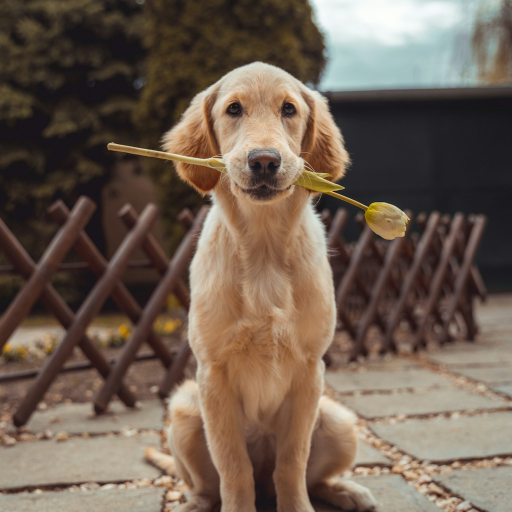
#> input picture assets/puppy-original.jpg, 1024 x 1024 px (shown at 1/2 size)
$ python generate_icons.py
#> lines starting #> are read from the running program, lines starting #| are printed output that depends on the picture; after the words box and inside, x2 and y2 are one past the last pixel; in counts of white or black regions, pixels touching at a corner belong together
#!/usr/bin/env python3
"""
PawPal Icon Generator
将下载的小狗照片转换为应用所需的各种图标尺寸
"""

from PIL import Image, ImageDraw
import os

def create_app_icon(input_path, output_path, size=(1024, 1024)):
    """创建应用图标"""
#> called with input_path = 'assets/puppy-original.jpg', output_path = 'assets/icon.png', size = (1024, 1024)
    print(f"🎨 正在创建应用图标: {output_path}")

    # 打开原图
    img = Image.open(input_path)
#> img is the input picture: PIL image 1024x1024 RGB; mean R, G, B 111.7, 95.1, 81.6

    # 转换为RGBA模式以支持透明度
    img = img.convert('RGBA')
#> img: PIL image 1024x1024 RGBA

    # 计算裁剪区域以创建正方形
    width, height = img.size
#> width = 1024; height = 1024
    min_dim = min(width, height)
#> min_dim = 1024

    # 居中裁剪
    left = (width - min_dim) // 2
#> left = 0
    top = (height - min_dim) // 2
#> top = 0
    right = left + min_dim
#> right = 1024
    bottom = top + min_dim
#> bottom = 1024

    img_cropped = img.crop((left, top, right, bottom))

    # 调整到目标尺寸
    img_resized = img_cropped.resize(size, Image.Resampling.LANCZOS)

    # 保存为PNG
    img_resized.save(output_path, 'PNG', quality=100)
    print(f"✅ 应用图标创建完成: {size[0]}x{size[1]}")

def create_splash_screen(input_path, output_path, size=(1284, 2778)):
    """创建启动画面"""
#> called with input_path = 'assets/puppy-original.jpg', output_path = 'assets/splash.png', size = (1284, 2778)
    print(f"🌟 正在创建启动画面: {output_path}")

    # 创建蓝色背景
    background = Image.new('RGBA', size, (37, 99, 235, 255))  # #2563eb
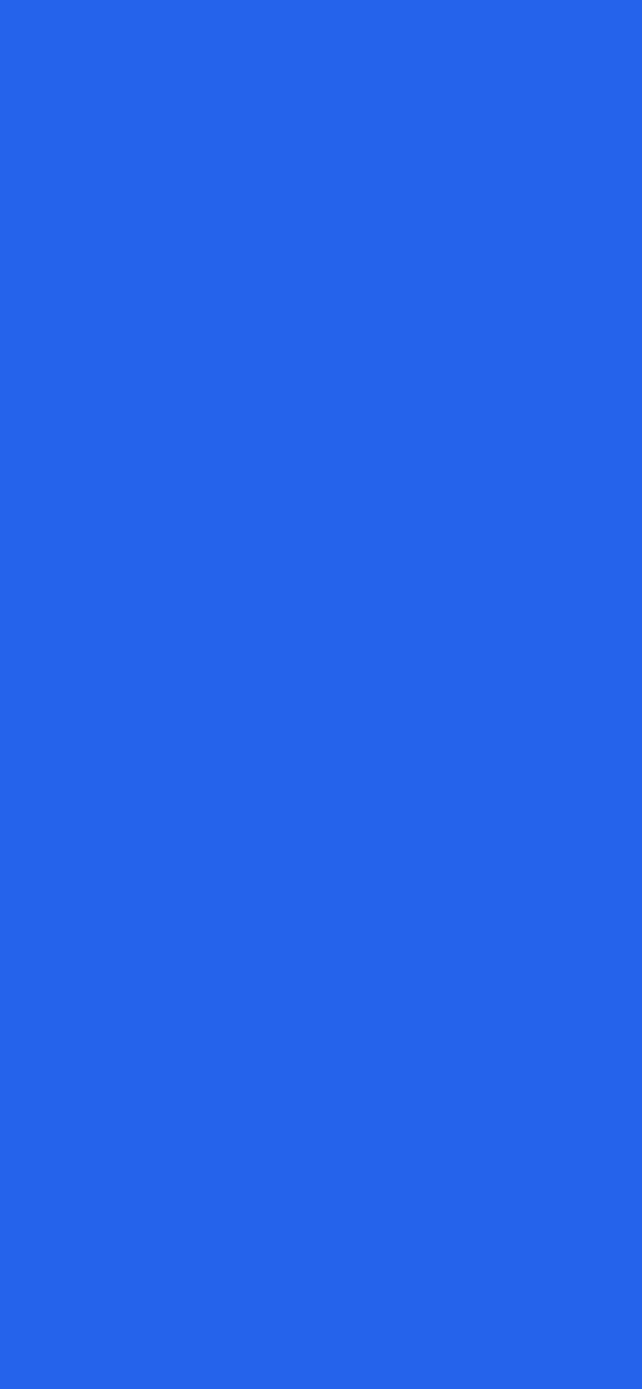
#> background: PIL image 1284x2778 RGBA (shown at 1/2 size); mean R, G, B, A 37, 99, 235, 255

    # 打开并处理小狗图片
    img = Image.open(input_path)
    img = img.convert('RGBA')

    # 创建圆形图标 (400x400)
    icon_size = 400
    width, height = img.size
#> width = 1024; height = 1024
    min_dim = min(width, height)
#> min_dim = 1024

    # 居中裁剪
    left = (width - min_dim) // 2
#> left = 0
    top = (height - min_dim) // 2
#> top = 0
    right = left + min_dim
#> right = 1024
    bottom = top + min_dim
#> bottom = 1024

    img_cropped = img.crop((left, top, right, bottom))
    img_icon = img_cropped.resize((icon_size, icon_size), Image.Resampling.LANCZOS)
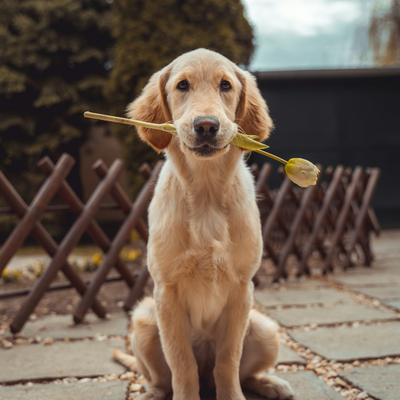
#> img_icon: PIL image 400x400 RGBA; mean R, G, B, A 111.7, 95.1, 81.6, 255

    # 创建圆形遮罩
    mask = Image.new('L', (icon_size, icon_size), 0)
#> mask: PIL image 400x400 L; every value is 0
    draw = ImageDraw.Draw(mask)
    draw.ellipse((0, 0, icon_size, icon_size), fill=255)

    # 应用圆形遮罩
    img_icon.putalpha(mask)
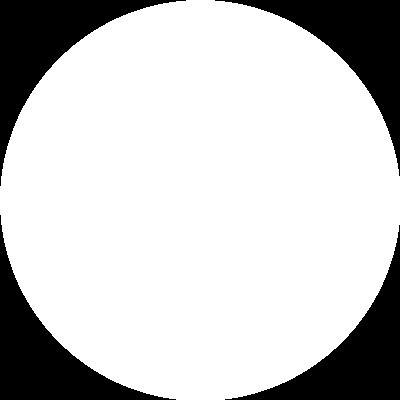
#> mask: PIL image 400x400 L; 78.9% white; 4 black regions, box (x1, y1, x2, y2) and area: (0, 0, 186, 186) 8637, (215, 0, 400, 176) 8451, (0, 215, 176, 400) 8451, (225, 225, 400, 400) 8266
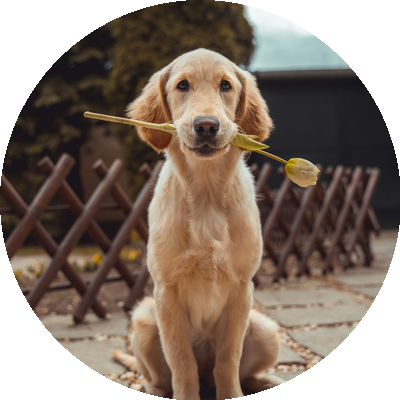
#> img_icon: PIL image 400x400 RGBA; mean R, G, B, A 111.7, 95.1, 81.6, 201.1; transparent parts drawn white

    # 将图标居中放置在背景上
    icon_x = (size[0] - icon_size) // 2
    icon_y = (size[1] - icon_size) // 2 - 200  # 稍微上移

    background.paste(img_icon, (icon_x, icon_y), img_icon)
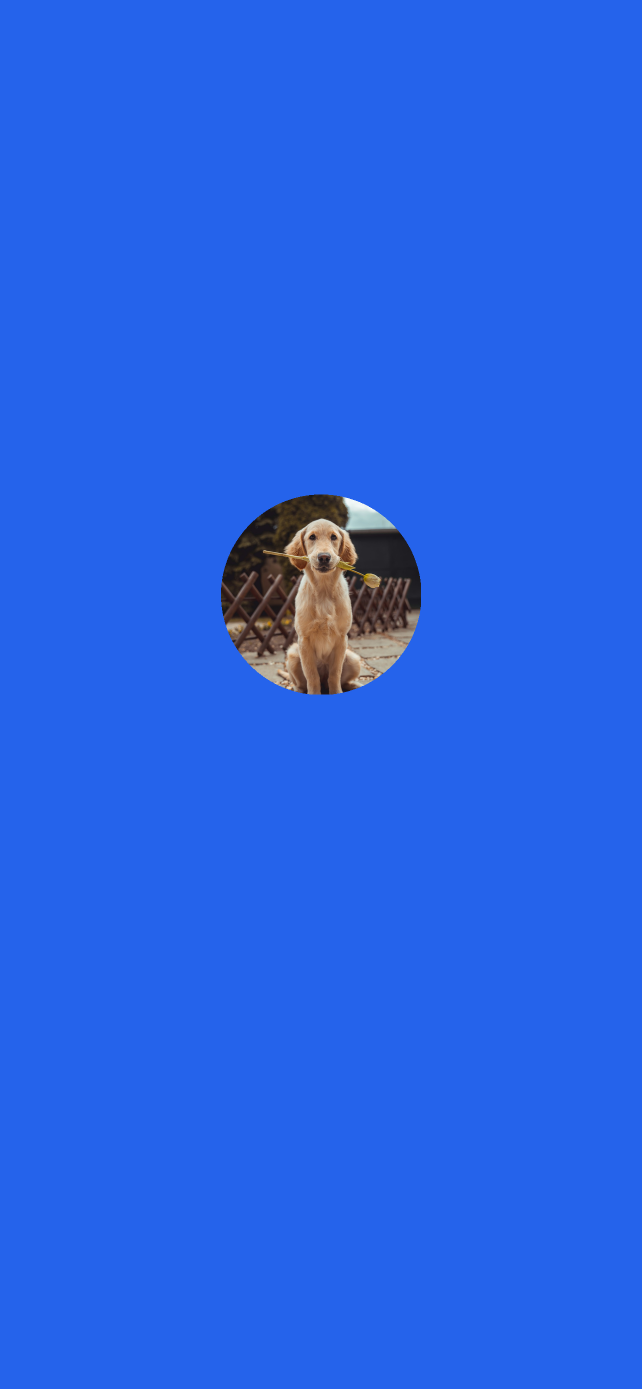
#> background: PIL image 1284x2778 RGBA (shown at 1/2 size); mean R, G, B, A 39.5, 98.6, 229.3, 255

    # 保存启动画面
    background.save(output_path, 'PNG', quality=100)
    print(f"✅ 启动画面创建完成: {size[0]}x{size[1]}")

def create_favicon(input_path, output_path, size=(32, 32)):
    """创建网页图标"""
#> called with input_path = 'assets/puppy-original.jpg', output_path = 'assets/favicon.png', size = (32, 32)
    print(f"🌐 正在创建网页图标: {output_path}")

    img = Image.open(input_path)
    img = img.convert('RGBA')

    # 居中裁剪并调整尺寸
    width, height = img.size
#> width = 1024
    min_dim = min(width, height)

    left = (width - min_dim) // 2
    top = (height - min_dim) // 2
    right = left + min_dim
    bottom = top + min_dim

    img_cropped = img.crop((left, top, right, bottom))
    img_resized = img_cropped.resize(size, Image.Resampling.LANCZOS)
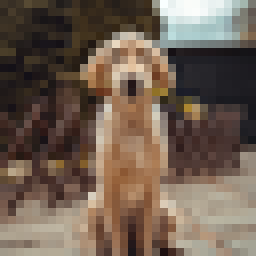
#> img_resized: PIL image 32x32 RGBA (shown 8 times larger); mean R, G, B, A 111.7, 95.1, 81.6, 255

    img_resized.save(output_path, 'PNG', quality=100)
    print(f"✅ 网页图标创建完成: {size[0]}x{size[1]}")

def main():
    print("🐾 PawPal 图标生成器")
    print("使用您提供的可爱小狗照片创建应用图标...")
    print()

    # 文件路径
    input_file = "assets/puppy-original.jpg"

    if not os.path.exists(input_file):
        print(f"❌ 错误: 找不到文件 {input_file}")
        return

    # 创建各种图标
    print("📱 开始生成图标文件...")

    # iOS应用图标 (1024x1024)
    create_app_icon(input_file, "assets/icon.png", (1024, 1024))

    # Android自适应图标 (1024x1024)
    create_app_icon(input_file, "assets/adaptive-icon.png", (1024, 1024))

    # 启动画面 (1284x2778 - iPhone 15 Pro Max)
    create_splash_screen(input_file, "assets/splash.png", (1284, 2778))

    # 网页图标 (32x32)
    create_favicon(input_file, "assets/favicon.png", (32, 32))

    print()
    print("🎉 所有图标生成完成！")
    print()
    print("📁 生成的文件:")
    print("   ✅ assets/icon.png (1024x1024) - iOS/Android应用图标")
    print("   ✅ assets/adaptive-icon.png (1024x1024) - Android自适应图标")
    print("   ✅ assets/splash.png (1284x2778) - 启动画面")
    print("   ✅ assets/favicon.png (32x32) - 网页图标")
    print()
    print("🚀 现在您可以运行发布脚本了:")
    print("   ./deploy-ios.sh")

if __name__ == "__main__":
    main()
